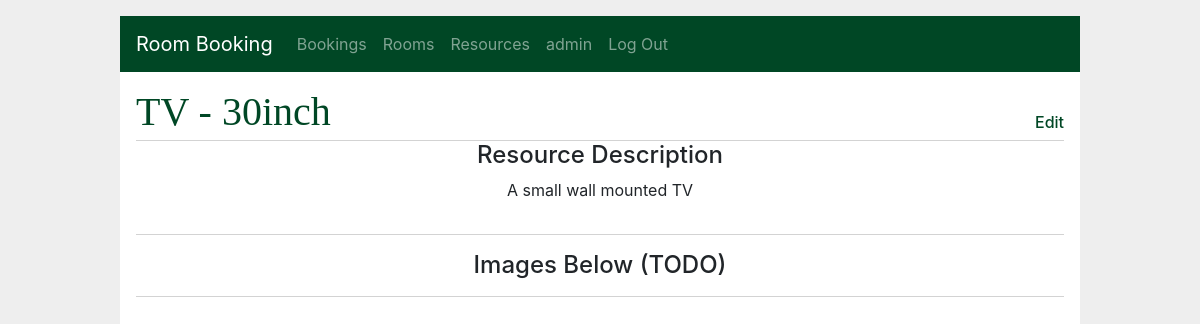
Page /resources/1/details (signed in) on the committed database.
### app/models/user.py (models this page shows, shortened)
class User(db.Model):
    __tablename__ = "users"
    id = db.Column(db.Integer, primary_key=True, autoincrement=True, nullable=False)
    email = db.Column(db.String(150), unique=True, nullable=False)
    password = db.Column(db.Text, nullable=False)
    firstname = db.Column(db.String(150), nullable=False)
    lastname = db.Column(db.String(150), nullable=False)
    created = db.Column(db.DateTime, default=datetime.datetime.now(), nullable=False)
    role = db.Column(db.String(150), default='user', nullable=False)
    bookings = db.relationship('Booking', back_populates="creator", cascade='all, delete, delete-orphan')

### app/models/resource.py (models this page shows, shortened)
class Resource(db.Model):
    __tablename__ = 'resources'
    id = db.Column(db.Integer, primary_key=True, autoincrement=True, nullable=False)
    name = db.Column(db.String(150), unique=True, nullable=False)
    description = db.Column(db.String, nullable=False)
    room_resources = db.relationship('RoomResource', back_populates="resource", cascade='all, delete, delete-orphan')

### app/resources/routes.py (the view)
@bp.route('/<int:id>/details', methods=('GET',))
@login_required
def details(id):
    resource = Resource.query.filter_by(id=id).first()
    return render_template('resources/details.html', resource=resource)

### app/main/routes.py (called while the page is built)
@bp.before_app_request
def load_logged_in_user():
    user_id = session.get('user_id')
    if user_id is None:
        g.user = None
    else:
        g.user = User.query.filter_by(
                id=user_id).first()

def login_required(view):
    @functools.wraps(view)
    def wrapped_view(**kwargs):
        if g.user is None:
            return redirect(url_for('main.login'))
        return view(**kwargs)
    return wrapped_view

### app/templates/resources/details.html
{% extends 'base.html' %}
{% block header %}
    <h1>{% block title %}{{ resource.name }}{% endblock %}</h1>
{% if g.user.role == 'admin' %}
    <a href="{{ url_for('resources.update', id=resource.id) }}"><h6>Edit</h6></a>
{% endif %}
{% endblock %}
{% block content %}
  <h4 class="d-flex justify-content-center">Resource Description</h4>
  <div class="d-flex justify-content-center">
    <p style="white-space: pre-wrap;">{{ resource['description'] }}</p>
  </div>
    <hr>
  <div>
    <h4 class="d-flex justify-content-center">Images Below (TODO)</h4>
  </div>
  <hr>
{% endblock %}

### app/templates/base.html (shortened to what this page needs)
<!doctype html>
<html lang="en">
  <head>
    <link rel="stylesheet" href="https://stackpath.bootstrapcdn.com/bootstrap/4.3.1/css/bootstrap.min.css">
    <link rel="stylesheet" href="{{ url_for('static', filename='style.css') }}">
  </head>
  <body>
    <nav class="navbar navbar-expand-lg navbar-dark">
      <a class="navbar-brand" href="{{ url_for('main.index') }}">Room Booking</a>
      <div class="collapse navbar-collapse" id="navbarNav">
        <ul class="navbar-nav">
          {% if g.user %}
            <li class="nav-item"><a class="nav-link" href="{{ url_for('bookings.index') }}">Bookings</a>
            <li class="nav-item"><a class="nav-link" href="{{ url_for('rooms.index') }}">Rooms</a>
            <li class="nav-item"><a class="nav-link" href="{{ url_for('resources.index') }}">Resources</a>
            <li class="nav-item current-user"><a class="nav-link" href="{{ url_for('main.account') }}">{{ g.user.firstname }}</a>
            <li class="nav-item nav-right"><a class="nav-link" href="{{ url_for('main.logout') }}">Log Out</a>
          {% else %}
            <li class="nav-item"><a class="nav-link" href="{{ url_for('main.register') }}">Register</a>
            <li class="nav-item"><a class="nav-link" href="{{ url_for('main.login') }}">Log In</a>
          {% endif %}
        </ul>
      </div>
    </nav>
    <section class="content">
      <header>
        {% block header %}{% endblock %}
      </header>
      {% block content %}
      {% endblock %}
    </section>
  </body>
</html>

### app/static/style.css (style rules this page uses)
html { font-family: Libre Baskerville, serif, Montserrat,sans-serif; background: #eee; padding: 1rem; }
body { max-width: 960px; margin: 0 auto; background: white; }
h1 { font-family: serif; color: #004725; margin: 1rem 0; }
a { color: #004725; }
hr { border: none; border-top: 1px solid lightgray; }
nav { background: #004725; display: flex; align-items: center; padding: 0 0.5rem; }
nav ul { display: flex; list-style: none; margin: 0; padding: 0; border: none; }
nav ul li a, nav ul li span, header .action { display: block; padding: 0.5rem; }
.content { padding: 0 1rem 1rem; }
.content > header { border-bottom: 1px solid lightgray; display: flex; align-items: flex-end; }
.content > header h1 { flex: auto; margin: 1rem 0 0.25rem 0; }

### rows in the picture
User: user.firstname "admin"
Resource: name "TV - 30inch", description "A small wall mounted TV"
